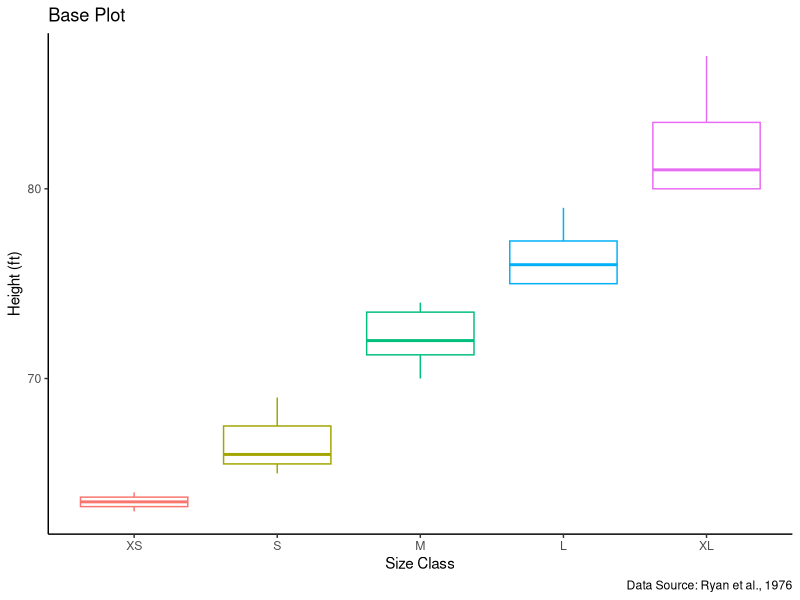
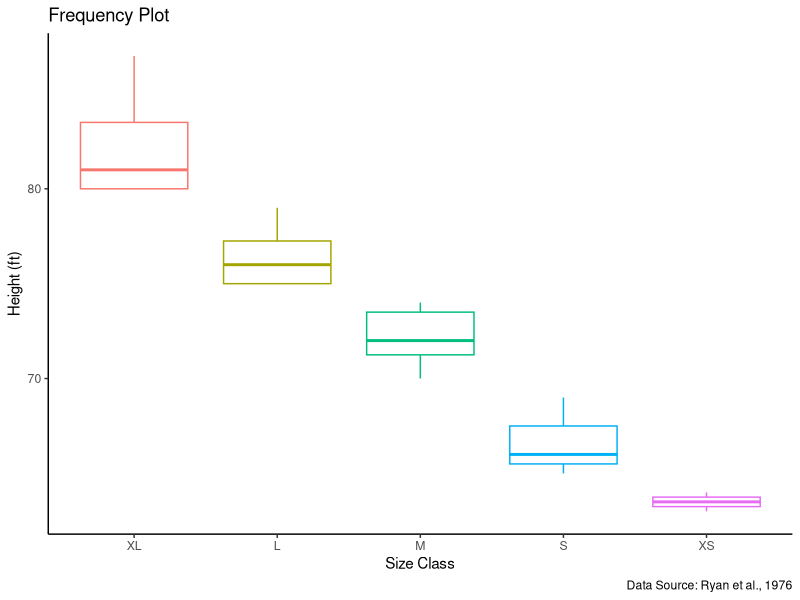
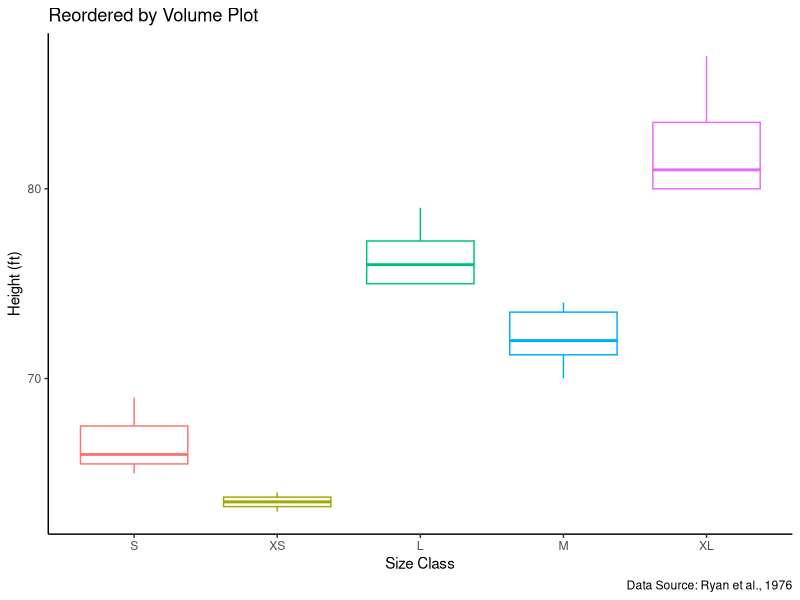
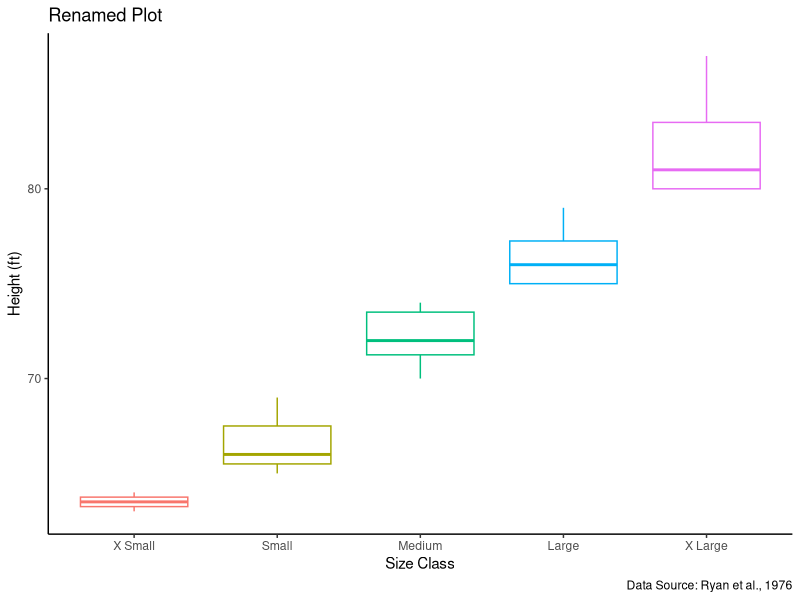
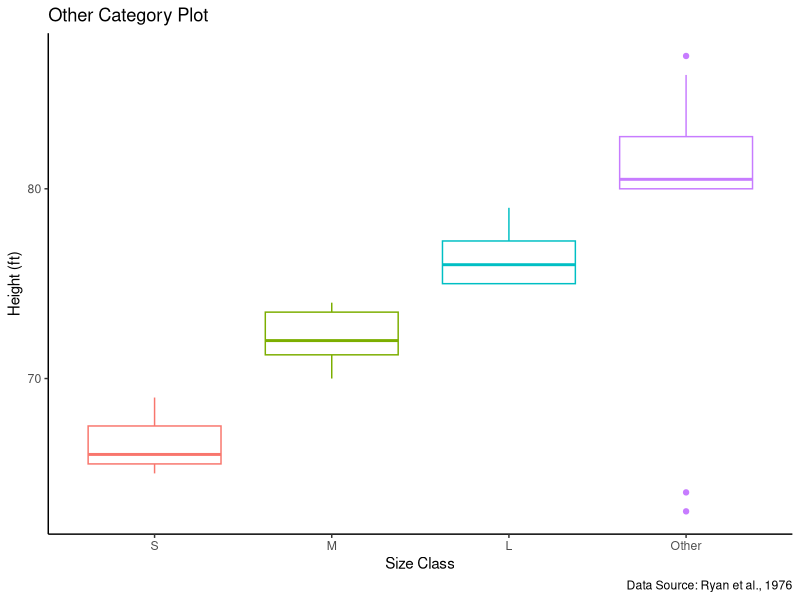

R code for these plots, in order:
## ---- chunk 1
knitr::opts_chunk$set(echo = TRUE)
## ---- chunk 2
# Load necessary packages.
library(tidyverse)
## ---- chunk 3
# Load necessary data.
#View(trees)

trees_df <- trees # Save data to environment.
## ---- chunk 4

# Add a column of size classes.
trees_df <- trees_df %>%
  mutate(SizeClass = case_when( # adding in a new column
    Height < 65 ~ "XS",
    Height >= 65 & Height < 70 ~ "S",
    Height >= 70 & Height < 75 ~ "M",
    Height >= 75 & Height < 80 ~ "L",
    Height >= 80 ~ "XL"
  ))

#str(trees_df) # examines structure.

# factor()
trees_df <- trees_df %>%
  mutate(SizeClassF = factor(SizeClass)) # make new factor column
  
#str(trees_df)  

trees_df$SizeClassF <- factor(trees_df$SizeClass) # achieves the same result as the pipe above.

# levels()
levels(trees_df$SizeClassF)

# fct_relevel()
fct_relevel(trees_df$SizeClassF, c ("XS", "S", "M", "L", "XL")) # relevels our categories manually.

trees_df <- trees_df %>%
  mutate(SizeClassF = factor(SizeClass, levels = c("XS", "S", "M", "L", "XL"))) # achieves the same result as using fct_relevel.

#str(trees_df)

## ---- chunk 5

# fct_count()
count <- fct_count(trees_df$SizeClassF) # Counts number of observations in each level.

# fct_unique()
unique <- fct_unique(trees_df$SizeClassF) # Counts number of unique levels in a dataset.
#View(unique)

# Create a base boxplot of the data.

boxplot1 <- trees_df %>% # Uses original dataset.
  ggplot(aes(x = SizeClassF, y = Height, color = SizeClassF)) + # Sets the axes.
  geom_boxplot() + # Creates a boxplot geometry.
  labs(title = "Base Plot",
    x = "Size Class",
    y = "Height (ft)",
    color = "Size Class",
    caption = "Data Source: Ryan et al., 1976") + # Adds informative labels.
  theme_classic() + # Removes grey background.
  theme(legend.position = "none") # Removes legend.

boxplot1

# fct_infreq()
# Sorts factors in descending order of frequency.

boxplot2 <- trees_df %>%
  mutate(SizeClassF = fct_infreq(SizeClassF)) %>%
  ggplot(aes(x = SizeClassF, y = Height, color = SizeClassF)) +
  geom_boxplot() +
  labs(title = "Frequency Plot",
    x = "Size Class",
    y = "Height (ft)",
    color = "Size Class",
    caption = "Data Source: Ryan et al., 1976") +
  theme_classic() +
  theme(legend.position = "none") # Removes legend.

boxplot2

# fct_reorder()
# Reorders factor column by another column.
# ideally, there should be a 1:1 match between factors and other columns observations.
# fct_reorder2() - allows you to reorder groups based on how their variables plot on a graph (in the x and y directions)

boxplot3 <- trees_df %>%
  mutate(SizeClassF = fct_reorder(SizeClassF, Volume)) %>%
  ggplot(aes(x = SizeClassF, y = Height, color = SizeClassF)) +
  geom_boxplot() +
  labs(title = "Reordered by Volume Plot",
    x = "Size Class",
    y = "Height (ft)",
    color = "Size Class",
    caption = "Data Source: Ryan et al., 1976") +
  theme_classic() +
  theme(legend.position = "none") # Removes legend.

boxplot3

# fct_recode()
# Manually reassign names of categories/factor levels.

boxplot4 <- trees_df %>%
  mutate(SizeClassF = fct_relevel(SizeClassF, c ("XS", "S", "M", "L", "XL"))) %>% # ensures ordering by size class
  mutate(SizeClassF2 = fct_recode(SizeClassF, "X Small" = "XS", "Small" = "S", "Medium" = "M", "Large" = "L", "X Large" = "XL")) %>% # creates a new column with full names, still ordered
  ggplot(aes(x = SizeClassF2, y = Height, color = SizeClassF2)) +
  geom_boxplot() +
  labs(title = "Renamed Plot",
    x = "Size Class",
    y = "Height (ft)",
    color = "Size Class",
    caption = "Data Source: Ryan et al., 1976") +
  theme_classic() +
  theme(legend.position = "none") # Removes legend.

boxplot4

#fct_other()
# Select certain categories, and deem the rest as "other".

boxplot5 <- trees_df %>%
  mutate(SizeClassF3 = fct_other(SizeClassF, keep = c ("S", "M", "L"))) %>% # can also use drop, in this case drop = c("XS", "XL") to achieve an identical result.
  ggplot(aes(x = SizeClassF3, y = Height, color = SizeClassF3)) +
  geom_boxplot() +
  labs(title = "Other Category Plot",
    x = "Size Class",
    y = "Height (ft)",
    color = "Size Class",
    caption = "Data Source: Ryan et al., 1976") +
  theme_classic() +
  theme(legend.position = "none") # Removes legend.

boxplot5

# fct_expand()
# Add a new factor level/category.

trees_expand <- trees_df %>%
  mutate(SizeClassF4 = fct_expand(SizeClassF, "XXL"))

levels(trees_expand$SizeClassF4) # checks levels

# fct_drop()
# Removes a factor/category.
# Do not need to specify factor, because R will recognize those that are unused and drop them.

trees_expand <- trees_expand %>%
  mutate(SizeClassF5 = fct_drop(SizeClassF4))

levels(trees_expand$SizeClassF5)

